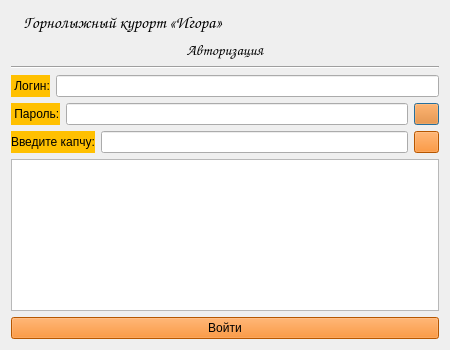
<?xml version="1.0" encoding="UTF-8"?>
<ui version="4.0">
 <class>Dialog</class>
 <widget class="QDialog" name="Dialog">
  <property name="geometry">
   <rect>
    <x>0</x>
    <y>0</y>
    <width>450</width>
    <height>350</height>
   </rect>
  </property>
  <property name="sizePolicy">
   <sizepolicy hsizetype="Fixed" vsizetype="Fixed">
    <horstretch>0</horstretch>
    <verstretch>0</verstretch>
   </sizepolicy>
  </property>
  <property name="maximumSize">
   <size>
    <width>450</width>
    <height>350</height>
   </size>
  </property>
  <property name="windowTitle">
   <string>Dialog</string>
  </property>
  <layout class="QVBoxLayout" name="verticalLayout_2">
   <item>
    <layout class="QVBoxLayout" name="verticalLayout" stretch="0,1,0,1,1,0,0,10,1">
     <item>
      <layout class="QHBoxLayout" name="horizontalLayout_3" stretch="2,2,0">
       <property name="leftMargin">
        <number>12</number>
       </property>
       <property name="rightMargin">
        <number>0</number>
       </property>
       <item>
        <widget class="QLabel" name="label_5">
         <property name="minimumSize">
          <size>
           <width>0</width>
           <height>0</height>
          </size>
         </property>
         <property name="font">
          <font>
           <family>Comic Sans MS</family>
           <pointsize>13</pointsize>
          </font>
         </property>
         <property name="text">
          <string>Горнолыжный курорт «Игора»    </string>
         </property>
         <property name="alignment">
          <set>Qt::AlignCenter</set>
         </property>
        </widget>
       </item>
       <item>
        <spacer name="horizontalSpacer_6">
         <property name="orientation">
          <enum>Qt::Horizontal</enum>
         </property>
         <property name="sizeHint" stdset="0">
          <size>
           <width>40</width>
           <height>20</height>
          </size>
         </property>
        </spacer>
       </item>
       <item>
        <widget class="QLabel" name="logo">
         <property name="maximumSize">
          <size>
           <width>80</width>
           <height>80</height>
          </size>
         </property>
         <property name="text">
          <string/>
         </property>
         <property name="pixmap">
          <pixmap>img/logo_mini.png</pixmap>
         </property>
        </widget>
       </item>
      </layout>
     </item>
     <item>
      <widget class="QLabel" name="label">
       <property name="font">
        <font>
         <family>Comic Sans MS</family>
         <pointsize>11</pointsize>
         <weight>50</weight>
         <italic>false</italic>
         <bold>false</bold>
        </font>
       </property>
       <property name="styleSheet">
        <string notr="true">font: 11pt &quot;Comic Sans MS&quot;;</string>
       </property>
       <property name="text">
        <string>Авторизация</string>
       </property>
       <property name="alignment">
        <set>Qt::AlignCenter</set>
       </property>
      </widget>
     </item>
     <item>
      <widget class="Line" name="line">
       <property name="orientation">
        <enum>Qt::Horizontal</enum>
       </property>
      </widget>
     </item>
     <item>
      <layout class="QHBoxLayout" name="horizontalLayout">
       <item>
        <widget class="QLabel" name="label_2">
         <property name="styleSheet">
          <string notr="true">background-color: rgb(255,192,0);
font: 9pt &quot;Comic Sans MS&quot;;</string>
         </property>
         <property name="text">
          <string> Логин:</string>
         </property>
        </widget>
       </item>
       <item>
        <widget class="QLineEdit" name="edit_login"/>
       </item>
      </layout>
     </item>
     <item>
      <layout class="QHBoxLayout" name="horizontalLayout_2">
       <item>
        <widget class="QLabel" name="label_3">
         <property name="styleSheet">
          <string notr="true">background-color: rgb(255,192,0);
font: 9pt &quot;Comic Sans MS&quot;;</string>
         </property>
         <property name="text">
          <string> Пароль:</string>
         </property>
        </widget>
       </item>
       <item>
        <widget class="QLineEdit" name="edit_password">
         <property name="inputMethodHints">
          <set>Qt::ImhHiddenText|Qt::ImhNoAutoUppercase|Qt::ImhNoPredictiveText|Qt::ImhSensitiveData</set>
         </property>
         <property name="echoMode">
          <enum>QLineEdit::Password</enum>
         </property>
        </widget>
       </item>
       <item>
        <widget class="QPushButton" name="btn_hide_password">
         <property name="maximumSize">
          <size>
           <width>25</width>
           <height>25</height>
          </size>
         </property>
         <property name="cursor">
          <cursorShape>PointingHandCursor</cursorShape>
         </property>
         <property name="styleSheet">
          <string notr="true">background-color: rgb(255,121,0);
font: 9pt &quot;Comic Sans MS&quot;;</string>
         </property>
         <property name="text">
          <string/>
         </property>
         <property name="icon">
          <iconset>
           <normaloff>img/eye.png</normaloff>img/eye.png</iconset>
         </property>
        </widget>
       </item>
      </layout>
     </item>
     <item>
      <layout class="QHBoxLayout" name="horizontalLayout_4">
       <item>
        <widget class="QLabel" name="label_4">
         <property name="styleSheet">
          <string notr="true">background-color: rgb(255,192,0);
font: 9pt &quot;Comic Sans MS&quot;;</string>
         </property>
         <property name="text">
          <string>Введите капчу:</string>
         </property>
        </widget>
       </item>
       <item>
        <widget class="QLineEdit" name="edit_captcha"/>
       </item>
       <item>
        <widget class="QPushButton" name="btn_new_captcha">
         <property name="maximumSize">
          <size>
           <width>25</width>
           <height>25</height>
          </size>
         </property>
         <property name="cursor">
          <cursorShape>PointingHandCursor</cursorShape>
         </property>
         <property name="styleSheet">
          <string notr="true">background-color: rgb(255,121,0);
font: 9pt &quot;Comic Sans MS&quot;;</string>
         </property>
         <property name="text">
          <string/>
         </property>
         <property name="icon">
          <iconset>
           <normaloff>img/new.png</normaloff>img/new.png</iconset>
         </property>
        </widget>
       </item>
      </layout>
     </item>
     <item>
      <widget class="QGraphicsView" name="draw_captcha"/>
     </item>
     <item>
      <spacer name="verticalSpacer">
       <property name="orientation">
        <enum>Qt::Vertical</enum>
       </property>
       <property name="sizeHint" stdset="0">
        <size>
         <width>20</width>
         <height>40</height>
        </size>
       </property>
      </spacer>
     </item>
     <item>
      <widget class="QPushButton" name="btn_enter">
       <property name="cursor">
        <cursorShape>PointingHandCursor</cursorShape>
       </property>
       <property name="styleSheet">
        <string notr="true">background-color: rgb(255,121,0);
font: 9pt &quot;Comic Sans MS&quot;;</string>
       </property>
       <property name="text">
        <string>Войти</string>
       </property>
      </widget>
     </item>
    </layout>
   </item>
  </layout>
 </widget>
 <resources/>
 <connections/>
</ui>
